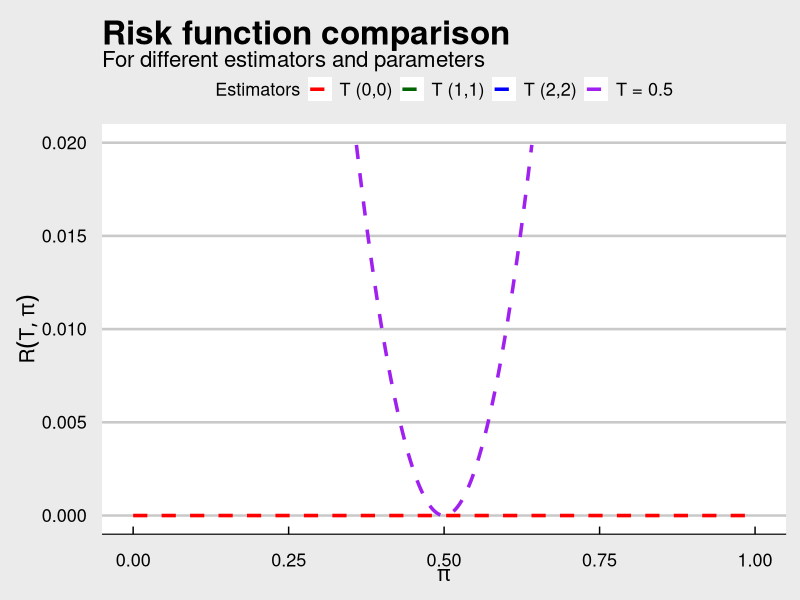

Source code (R):
# Exercise 2
# Question 1: Sketch of risk functions for different estimators and parameters
# Check packages availability
list_of_packages <- c("ggplot2", "dplyr", "scales", "grid", "gridExtra", "ggthemes")
new_packages <- list_of_packages[!(list_of_packages %in%
installed.packages()[,"Package"])]
if(length(new_packages)) install.packages(new_packages)
sapply(list_of_packages, require, character.only = TRUE)
# Initialize parameters
a = 1
b = 1
n = 16
theta = seq(-5, 5, by = 0.001) # Produce 10000 values for the parameter of interest
# Create function to calculate Risk as a function of the parameters values and estimator
risk<-function(a = a, b = b, n = n, theta = theta, include_bias = TRUE){
output = (pi^2*b^2) / 3*n
return(output)
}
# Evaluate this function for different parameter values and estimators
r11 = risk(a = a, b = b, n = n, theta = theta, include_bias = TRUE)
r22 = risk(a = sqrt(n)/2, b = sqrt(n)/2, n = n, theta = theta, include_bias = TRUE)
rsamplemean = risk(a = 0, b = 0, n = n, theta = theta, include_bias = FALSE)
# Bonus:
r05 = (0.5 - theta)^2
# Load necessary packages to plot risk functions
library(ggplot2)
library(dplyr)
library(scales)
library(grid)
library(gridExtra)
library(ggthemes)
# Group risk function in a data frame
df = data.frame("Theta" = theta, "T11" = r11, "T22" = r22, "Tc" = rsamplemean, "T0.5" = r05)
colors <- c("T (1,1)" = "darkgreen", "T (2,2)" = "blue", "T (0,0)" = "red", "T = 0.5" = "purple")
# Plot result with labels
ggplot() +
geom_line(data = df, aes(x = Theta, y = T11, color = "T (1,1)"), size = 1.2, linetype = "dashed") +
geom_line(data = df, aes(x = Theta, y = T22, color = "T (2,2)"), size = 1.2, linetype = "dashed") +
geom_line(data = df, aes(x = Theta, y = Tc, color = "T (0,0)"), size = 1.2, linetype = "dashed") +
geom_line(data = df, aes(x = Theta, y = T0.5, color = "T = 0.5"), size = 1.2, linetype = "dashed")+
xlab(expression(pi)) +
ylab(expression(R('T', pi)))+
xlim(c(0.0, 1.0))+
ylim(c(0.000, 0.020))+
labs(title = "Risk function comparison", subtitle = "For different estimators and parameters", color = "Estimators")+
scale_color_manual(values = colors)+theme_economist_white()+scale_fill_economist()+
theme(plot.title = element_text(size=24, hjust = 0))+theme(plot.subtitle = element_text(size=16, hjust = 0))+
theme(axis.text=element_text(size=13), axis.title=element_text(size=15,face="bold"), legend.text = element_text(size = 13), legend.title = element_text(size = 13))
